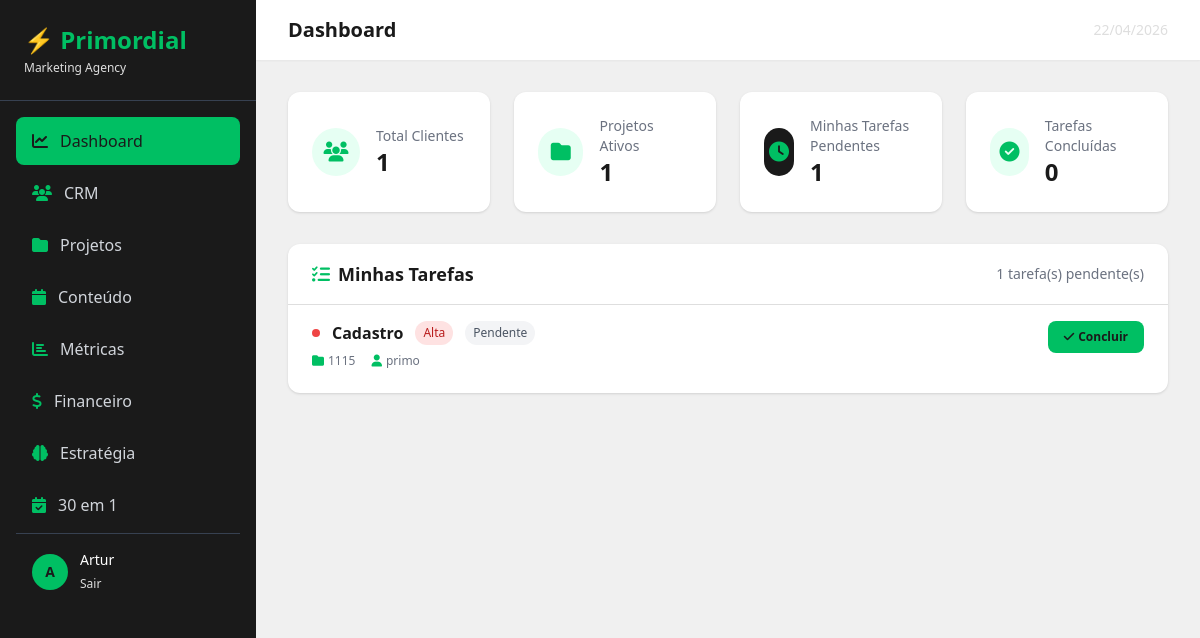
Before: /dashboard/ (signed in) with the older database file.
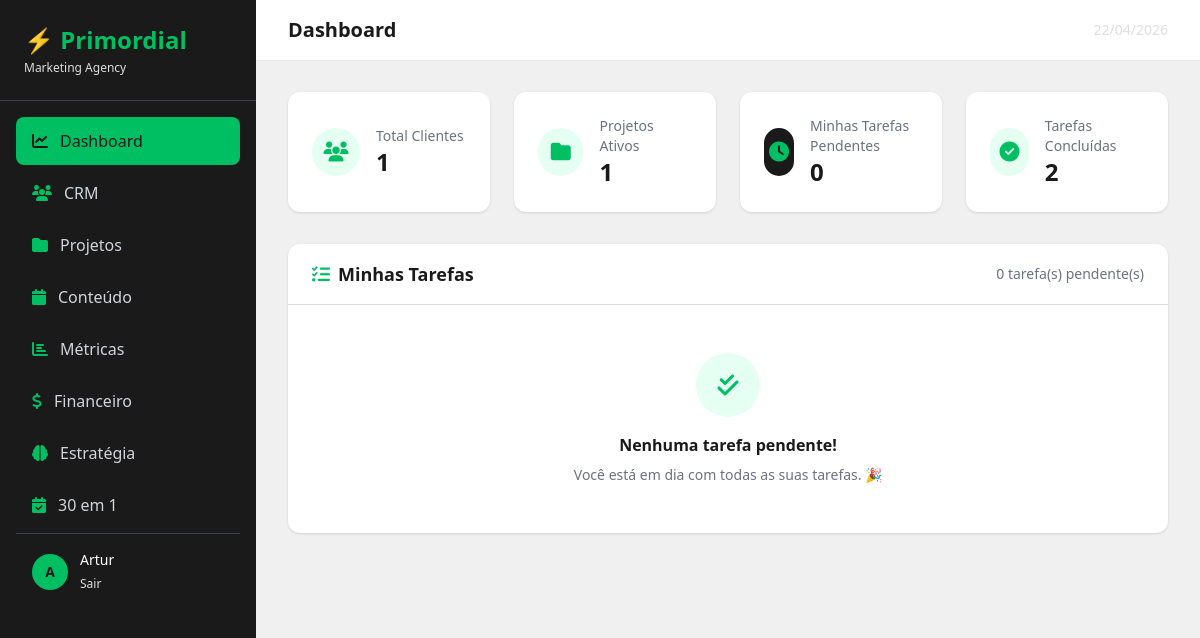
After: the same page with the newer database file.
### projetos/models.py (models this page shows, shortened)
class Tarefa(models.Model):
    PRIORIDADE_CHOICES = [
        ('baixa', 'Baixa'),
        ('media', 'Média'),
        ('alta', 'Alta'),
    ]
    STATUS_CHOICES = [
        ('pendente', 'Pendente'),
        ('em_andamento', 'Em Andamento'),
        ('concluida', 'Concluída'),
    ]
    projeto = models.ForeignKey(Projeto, on_delete=models.CASCADE, related_name='tarefas')
    titulo = models.CharField(max_length=200)
    descricao = models.TextField(blank=True)
    responsavel = models.ForeignKey(User, on_delete=models.SET_NULL, null=True, blank=True)
    prioridade = models.CharField(max_length=10, choices=PRIORIDADE_CHOICES, default='media')
    status = models.CharField(max_length=20, choices=STATUS_CHOICES, default='pendente')
    prazo = models.DateField(null=True, blank=True)

class Projeto(models.Model):
    STATUS_CHOICES = [
        ('planejamento', 'Planejamento'),
        ('em_andamento', 'Em Andamento'),
        ('pausado', 'Pausado'),
        ('concluido', 'Concluído'),
    ]
    nome = models.CharField(max_length=200)
    cliente = models.ForeignKey(Cliente, on_delete=models.SET_NULL, null=True, blank=True)
    descricao = models.TextField(blank=True)
    status = models.CharField(max_length=20, choices=STATUS_CHOICES, default='planejamento')
    data_inicio = models.DateField()
    data_prazo = models.DateField(null=True, blank=True)
    responsavel = models.ForeignKey(User, on_delete=models.SET_NULL, null=True, blank=True)

### crm/models.py (models this page shows, shortened)
class Cliente(models.Model):
    STATUS_CHOICES = [
        ('lead', 'Lead'),
        ('prospecto', 'Prospecto'),
        ('ativo', 'Ativo'),
        ('ouro', '⭐ Cliente Ouro'),
        ('inativo', 'Inativo'),
    ]
    SEGMENTO_CHOICES = [
        ('moda', 'Moda e Beleza'),
        ('saude', 'Saúde e Bem-estar'),
        ('alimentacao', 'Alimentação'),
        ('tecnologia', 'Tecnologia'),
        ('educacao', 'Educação'),
        ('imobiliario', 'Imobiliário'),
        ('varejo', 'Varejo'),
        ('servicos', 'Serviços'),
        ('outro', 'Outro'),
    ]
    nome = models.CharField(max_length=200)
    empresa = models.CharField(max_length=200, blank=True)
    email = models.EmailField()
    telefone = models.CharField(max_length=20, blank=True)
    status = models.CharField(max_length=20, choices=STATUS_CHOICES, default='lead')
    data_entrada = models.DateTimeField(auto_now_add=True)
    observacoes = models.TextField(blank=True)
    cpf_cnpj = models.CharField(max_length=20, blank=True)
    data_nascimento = models.DateField(null=True, blank=True)
    endereco = models.CharField(max_length=300, blank=True)
    cidade = models.CharField(max_length=100, blank=True)
    estado = models.CharField(max_length=2, blank=True)
    segmento = models.CharField(max_length=20, choices=SEGMENTO_CHOICES, blank=True)
    site = models.URLField(blank=True)
    instagram = models.CharField(max_length=100, blank=True)
    facebook = models.CharField(max_length=100, blank=True)
    linkedin = models.CharField(max_length=100, blank=True)
    tiktok = models.CharField(max_length=100, blank=True)
    briefing_completo = models.BooleanField(default=False)

### dashboard/views.py (the view)
# urls.py: path('', views.index, name='dashboard'),
@login_required
def index(request):
    hoje = timezone.now()
    mes_atual = hoje.month
    ano_atual = hoje.year
    context = {
        'total_clientes': Cliente.objects.count(),
        'projetos_ativos': Projeto.objects.filter(status='em_andamento').count(),
        'minhas_tarefas_pendentes': Tarefa.objects.filter(
            responsavel=request.user,
            status__in=['pendente', 'em_andamento']
        ).count(),
        'tarefas_concluidas_mes': Tarefa.objects.filter(
            responsavel=request.user,
            status='concluida',
        ).count(),
        'minhas_tarefas': Tarefa.objects.filter(
            responsavel=request.user,
            status__in=['pendente', 'em_andamento']
        ).order_by('-id').select_related('projeto'),
    }
    return render(request, 'dashboard/index.html', context)

### templates/dashboard/index.html (shortened to what the changed rows need)
{% extends 'base/base.html' %}
{% block page_title %}Dashboard{% endblock %}
{% block content %}
<div class="grid grid-cols-1 md:grid-cols-2 lg:grid-cols-4 gap-6 mb-8">
    <div class="bg-white rounded-xl shadow p-6 flex items-center gap-4">
        <div>
            <p class="text-gray-500 text-sm">Minhas Tarefas Pendentes</p>
            <p class="text-2xl font-bold" style="color:#1a1a1a">{{ minhas_tarefas_pendentes }}</p>
        </div>
    </div>
    <div class="bg-white rounded-xl shadow p-6 flex items-center gap-4">
        <div>
            <p class="text-gray-500 text-sm">Tarefas Concluídas</p>
            <p class="text-2xl font-bold" style="color:#1a1a1a">{{ tarefas_concluidas_mes }}</p>
        </div>
    </div>
</div>
<div class="bg-white rounded-xl shadow">
    <div class="px-6 py-4 border-b flex items-center justify-between" style="border-color:#dedede">
        <h3 class="font-semibold text-lg" style="color:#1a1a1a">
            <i class="fas fa-tasks mr-2" style="color:#00bf63"></i>Minhas Tarefas
        </h3>
        <span class="text-sm text-gray-500">{{ minhas_tarefas.count }} tarefa(s) pendente(s)</span>
    </div>
    {% if minhas_tarefas %}
    <div class="divide-y" style="divide-color:#dedede">
        {% for tarefa in minhas_tarefas %}
        <div class="px-6 py-4">
            <div class="flex items-start justify-between gap-4">
                <div class="flex-1">
                    <div class="flex items-center gap-3 mb-2">
                        <span class="w-2 h-2 rounded-full flex-shrink-0
                            {% if tarefa.prioridade == 'alta' %}bg-red-500
                            {% elif tarefa.prioridade == 'media' %}bg-yellow-500
                            {% else %}bg-green-500{% endif %}">
                        </span>
                        <p class="font-semibold" style="color:#1a1a1a">{{ tarefa.titulo }}</p>
                        <span class="px-2 py-1 rounded-full text-xs font-medium
                            {% if tarefa.prioridade == 'alta' %}bg-red-100 text-red-700
                            {% elif tarefa.prioridade == 'media' %}bg-yellow-100 text-yellow-700
                            {% else %}bg-green-100 text-green-700{% endif %}">
                            {{ tarefa.get_prioridade_display }}
                        </span>
                        <span class="px-2 py-1 rounded-full text-xs font-medium
                            {% if tarefa.status == 'em_andamento' %}bg-blue-100 text-blue-700
                            {% else %}bg-gray-100 text-gray-600{% endif %}">
                            {{ tarefa.get_status_display }}
                        </span>
                    </div>
                    <div class="flex items-center gap-4 text-xs text-gray-500 mb-2">
                        <span><i class="fas fa-folder mr-1" style="color:#00bf63"></i>{{ tarefa.projeto.nome }}</span>
                        {% if tarefa.projeto.cliente %}
                        <span><i class="fas fa-user mr-1" style="color:#00bf63"></i>{{ tarefa.projeto.cliente.nome }}</span>
                        {% endif %}
                    </div>
                </div>
                <div class="flex items-center gap-2 flex-shrink-0">
                    <form method="post" action="{% url 'concluir_tarefa_dashboard' tarefa.pk %}">
                        <button type="submit"
                            class="text-xs font-bold px-4 py-2 rounded-lg transition"
                            style="background-color:#00bf63; color:#1a1a1a"
                            onclick="return confirm('Marcar tarefa como concluída?')">
                            <i class="fas fa-check mr-1"></i>Concluir
                        </button>
                    </form>
                </div>
            </div>
        </div>
        {% endfor %}
    </div>
    {% else %}
    <div class="px-6 py-12 text-center">
        <div class="w-16 h-16 rounded-full flex items-center justify-center mx-auto mb-4" style="background-color:#e6fff3">
            <i class="fas fa-check-double text-2xl" style="color:#00bf63"></i>
        </div>
        <h3 class="font-semibold mb-2" style="color:#1a1a1a">Nenhuma tarefa pendente!</h3>
        <p class="text-gray-500 text-sm">Você está em dia com todas as suas tarefas. 🎉</p>
    </div>
    {% endif %}
</div>
{% endblock %}

Changed rows visible on the page:
no longer on this page (row edited): Tarefa: titulo "Cadastro", prioridade "Alta", status "Pendente", projeto.nome "1115", projeto.cliente.nome "primo"
Other visible differences:
{{ minhas_tarefas_pendentes }}: "1" → "0"
{{ tarefas_concluidas_mes }}: "0" → "2"
{{ minhas_tarefas.count }}: "1" → "0"
text now shown: "Nenhuma tarefa pendente! Você está em dia com todas as suas tarefas. 🎉"
